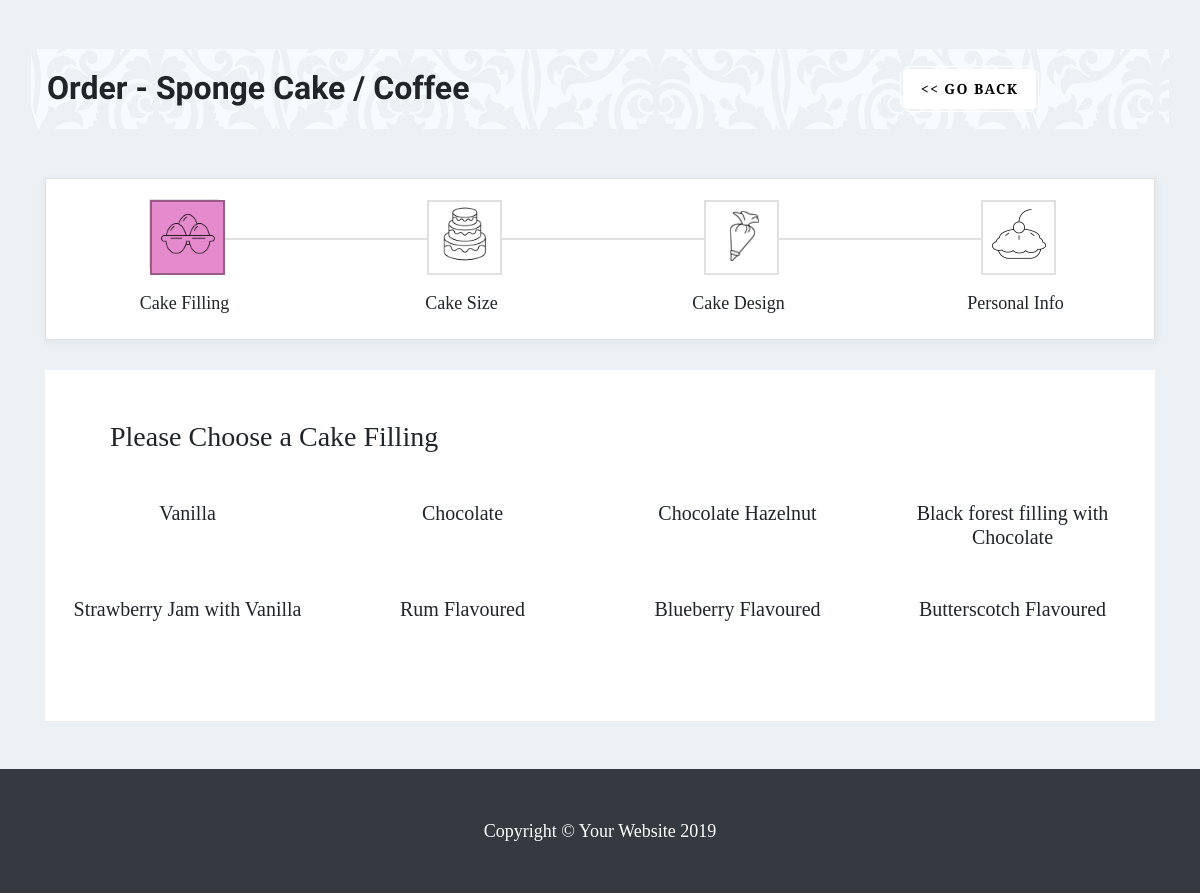
The page /order-flavour.php?flavour_id=10 on the database as committed earlier.
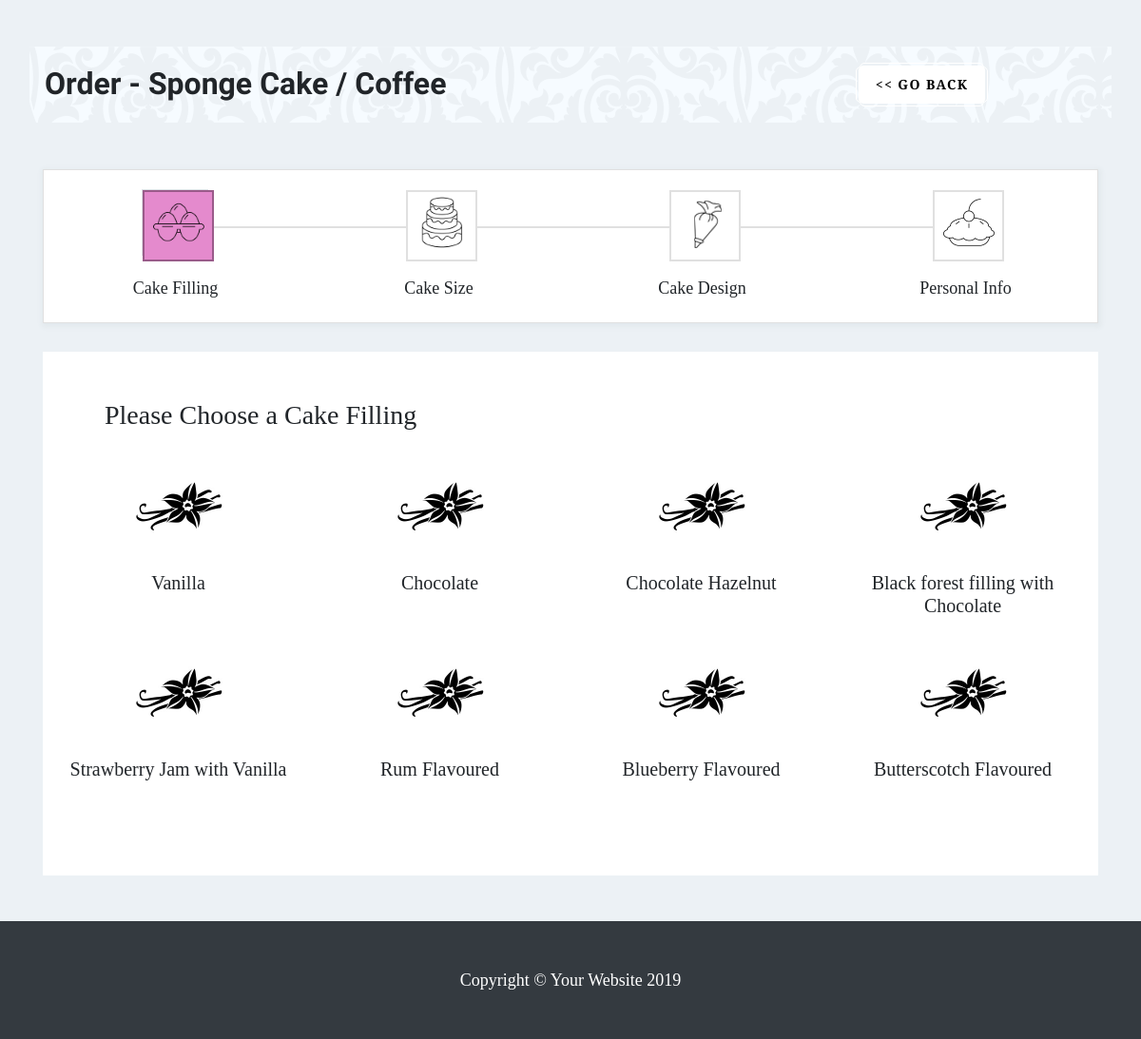
The same page on the database as committed later.
### tables this page shows
CREATE TABLE `flavours` (
  `id` int(10) UNSIGNED NOT NULL,
  `parent_id` int(10) DEFAULT NULL,
  `name` varchar(100) NOT NULL,
  `slug` varchar(100) NOT NULL,
  `image` varchar(100) NOT NULL,
  `created_at` timestamp NOT NULL DEFAULT CURRENT_TIMESTAMP ON UPDATE CURRENT_TIMESTAMP
);

CREATE TABLE `fillings` (
  `id` int(10) UNSIGNED NOT NULL,
  `name` varchar(100) NOT NULL,
  `slug` varchar(100) NOT NULL,
  `image` varchar(100) DEFAULT NULL,
  `created_at` timestamp NOT NULL DEFAULT CURRENT_TIMESTAMP ON UPDATE CURRENT_TIMESTAMP
);

### inc/class.crud.php (called while the page is built, shortened)
<?php
    include_once 'config.php';
    class Product
    {
        public function __construct()
        {
            try {
                $this->con = new Database();
                $this->con = $this->con->dbConnection();
            } catch (Exception $e) {
                die("Error:" . $e->getMessage());
            }
        }
        public function checkHasParent($id,$table){
            $sql = "SELECT parent_id FROM $table WHERE id = :id";
            $stmt = $this->con->prepare($sql);
            $stmt->execute(array(':id' => $id));
            $result = $stmt->fetch(PDO::FETCH_ASSOC);
            $parent = $result['parent_id'];
            return $parent;
        }
    }
    class Flavour
    {
        public function __construct()
        {
            try {
                $this->con = new Database();
                $this->con = $this->con->dbConnection();
            } catch (Exception $e) {
                die("Error:" . $e->getMessage());
            }
        }
        function viewFlavourInfo($flavour_id) {
            $product = new Product();
            $has_parent = $product->checkHasParent($flavour_id,'flavours');
            if($has_parent == null){
                $sql = "SELECT * FROM flavours WHERE id = :flavour_id";
            } else {
                $sql = "SELECT f1.id as childID, f1.name as ChildName, f2.id as parentID, f2.name as ParentName
                        FROM flavours f1
                        JOIN flavours f2
                        ON f1.parent_id = f2.id
                        WHERE f1.id = :flavour_id";
            }
            $stmt = $this->con->prepare($sql);
            $stmt->execute(array(':flavour_id' => $flavour_id));
            $results = $stmt->fetch(PDO::FETCH_ASSOC);
            if ($results) {
                return $results;
            }
        }
    }
    class Filling
    {
        public function __construct()
        {
            try {
                $this->con = new Database();
                $this->con = $this->con->dbConnection();
            } catch (Exception $e) {
                die("Error:" . $e->getMessage());
            }
        }
        function viewFillingByFlavour($flavour_id) {
            $sql = "SELECT fi.*
            FROM fillings AS fi
            LEFT JOIN flavour_filling AS ff
            ON fi.id = ff.filling_id
            LEFT JOIN flavours AS fl
            ON ff.flavour_id = fl.id
            WHERE fl.id = :flavour_id";
            $stmt = $this->con->prepare($sql);
            $stmt->execute(array(':flavour_id' => $flavour_id));
            $results = $stmt->fetchAll(PDO::FETCH_ASSOC);
            if ($results) {
                return $results;
            }
        }
    }

### inc/config.php (called while the page is built, shortened)
<?php
class Database
{
    private $host = "localhost";
    private $db_name = "dct";
	private $username = "root";
    private $password = "";
    public function dbConnection()
	{
	    $this->conn = null;
        try
		{
            $this->conn = new PDO("mysql:host=" . $this->host . ";dbname=" . $this->db_name, $this->username, $this->password);
			$this->conn->setAttribute(PDO::ATTR_ERRMODE, PDO::ERRMODE_EXCEPTION);
        }
		catch(PDOException $exception)
		{
            echo "Connection error: " . $exception->getMessage();
        }
        return $this->conn;
    }
}
?>

### order-flavour.php (the view, shortened to what this page needs)
<?php
	require_once 'inc/config.php';
	require_once 'inc/class.crud.php';
	$flavours = new Flavour();
	$flavour_details = $flavours->viewFlavourInfo($_GET['flavour_id']);
	extract($flavour_details);
	$product = new Product();
	$has_parent = $product->checkHasParent($_GET['flavour_id'],'flavours');
	$fillings = new Filling();
	$filling_details = $fillings->viewFillingByFlavour($_GET['flavour_id']);
?>
<!DOCTYPE html>
<html lang="en">
<head>
	<?php include('layout-header.php');?>
	<link href="vendor/datepicker/css/gijgo.min.css" rel="stylesheet" type="text/css" />
</head>
<body class="order-cake">
	<div class="container cake-designs my-5" id="order-design">
		<div class="row">
			<div class="col-lg-9">
				<?php if($has_parent == null){ ?>
					<h1>Order - <?php echo $name; ?></h1>
				<?php } else { ?>
				<h1>Order - <?php echo $ParentName . ' / '. $ChildName; ?></h1>
				<?php } ?>
			</div>
			<div class="col-lg-3">
				<a href="javascript:history.go(-1)" class="btn main-btn"><< GO BACK</a>
			</div>
		</div>
	</div>
	<div class="container my-5">
		<div class="row">
			<div class="col-lg-12 mx-auto d-block">
				<form class="form cf cake-flavours" id="order-flavour-form" method="post" action="inc/submit.php">
                    <div class="wizard">
                        <div class="wizard-inner">
                            <div class="connecting-line"></div>
                            <ul class="nav nav-tabs" role="tablist">
                                <li role="presentation" class="nav-item text-center mx-auto">
                                    <a href="#step1" data-toggle="tab" aria-controls="step1" role="tab" title="Step 1" class="nav-link active">
										<span class="round-tab">
											<img src="img/step-2b.png">
										</span>
									</a>
									<p> Cake Filling</p>
                                </li>
                                <li role="presentation" class="nav-item text-center mx-auto">
                                    <a href="#step2" data-toggle="tab" aria-controls="step2" role="tab" title="Step 2" class="nav-link disabled">
										<span class="round-tab">
											<img src="img/step-3b.png">
										</span>
									</a>
									<p> Cake Size</p>
                                </li>
                                <li role="presentation" class="nav-item text-center mx-auto">
                                    <a href="#step3" data-toggle="tab" aria-controls="step3" role="tab" title="Step 3" class="nav-link disabled">
										<span class="round-tab">
											<img src="img/step-6b.png">
										</span>
									</a>
									<p> Cake Design</p>
                                </li>
                                <li role="presentation" class="nav-item text-center mx-auto">
                                    <a href="#step4" data-toggle="tab" aria-controls="step4" role="tab" title="Step 4" class="nav-link disabled">
										<span class="round-tab">
											<img src="img/step-4b.png">
										</span>
									</a>
									<p> Personal Info</p>
                                </li>
                            </ul>
                        </div>
                        <div class="tab-content">
							<div class="tab-pane active" role="tabpanel" id="step1">
								<h3 class="text-md-left pb-4">Please Choose a Cake Filling</h3>
                                <div class="row">
									<?php foreach ($filling_details as $row) { ?>
										<div class="col-lg-3 mb-4">
											<label class="img-label mx-auto d-block">
												<img class="card-img-top img-fluid mx-auto d-block" src="img/cake-fillings/<?php echo $row['image'];?>" alt="" style="width: 100px;">
												<h5 class="pt-3 m-0 text-center"><?php echo $row['name'];?></h4>
											</label>
										</div>
									<?php } ?>
								</div>
                                <ul class="list-inline text-md-left sub-cr">
								</ul>
                            </div>
                        </div>
                    </div>
                </form>
			</div>
		</div>
	</div>
	<?php include('footer.php'); ?>
</body>
</html>

### layout-header.php (shortened to what this page needs)
<link href="vendor/bootstrap/css/bootstrap.min.css" rel="stylesheet">
<link href="css/style.css" rel="stylesheet">
<link rel="stylesheet" href="https://use.fontawesome.com/releases/v5.7.2/css/all.css">

### footer.php
<footer class="py-5 bg-dark">
	<div class="container">
		<p class="m-0 text-center text-white">Copyright &copy; Your Website 2019</p>
	</div>
</footer>

### css/style.css (style rules this page uses)
body { padding-top: 0px !important; font-family: 'EB Garamond', serif; }
h1 { font-family: 'Dancing Script', cursive; font-weight: 700; line-height: 46px; font-size: 42px; margin: 0 0 23px 0; }
p { font-family: 'EB Garamond', serif; font-size: 18px; line-height: 28px; margin: 0 0 23px 0; }
a { text-decoration: none; }
.main-btn { -webkit-backface-visibility: hidden; position: relative; border-radius: 5px; text-align: center; stroke: #fff; color: #000; font-family: 'EB Garamond', serif; font-size: 14px; font-weight: bold; text-transform: uppercase; -webkit-transition: background 250ms linear; transition: background 250ms linear; z-index: 1; display: inline-block; margin: 4px; background: #FFF; padding: .6em 1.2em; letter-spacing: .1em; }
.main-btn:before { -webkit-transition: 250ms linear; transition: 250ms linear; -webkit-backface-visibility: hidden; content: ''; position: absolute; left: 0; top: 0; z-index: 1; width: 100%; height: 100%; z-index: 1; border: 1px solid #FFF; border-radius: 5px; width: calc(100% + 8px); -webkit-transform: translate(-4px, 0); -moz-transform: translate(-4px, 0); -ms-transform: translate(-4px, 0); -o-transform: translate(-4px, 0); transform: translate(-4px, 0); }
.main-btn:after { -webkit-transition: 250ms linear; transition: 250ms linear; -webkit-backface-visibility: hidden; content: ''; position: absolute; left: 0; top: 0; z-index: 1; width: 100%; height: 100%; z-index: 1; border: 1px solid #FFF; border-radius: 5px; height: calc(100% + 8px); -webkit-transform: translate(0, -4px); -moz-transform: translate(0, -4px); -ms-transform: translate(0, -4px); -o-transform: translate(0, -4px); transform: translate(0, -4px); }
.order-cake { background: #ecf1f5; }
.cake-designs { background: #f6fbff url('../img/cake-bg-small.png'); margin-top: 45px; padding-top: 1px; padding: 1rem; border: 1px solid #ecf1f5; }
.cake-designs h1 { font-size: 2rem; margin-bottom: 0; }
.cake-flavours .img-label [type=radio] + img { cursor: pointer; }
.cake-flavours .nav-tabs { border-bottom: 0px; border-top: 0px; }
.cake-flavours .nav-tabs .nav-item.show .nav-link, .cake-flavours .nav-tabs .nav-link.active { border-color: #dee2e6; border-radius: 0; }
#order-design { padding: 1rem; }
#order-design h1 { font-size: 2rem; margin: 0; }
.wizard { margin: 0 auto; }
.wizard .nav-tabs { background: #fff; position: relative; margin: 0 auto; margin-bottom: 30px; border: 1px solid #e0e0e0; box-shadow:1px 2px 5px 2px rgba(191, 198, 206, 0.2); }
.wizard > div.wizard-inner { position: relative; }
.connecting-line { height: 2px; background: #e0e0e0; position: absolute; width: 80%; margin: 0 auto; left: 0; right: 0; top: 37%; z-index: 1; }
span.round-tab { width: 75px; height: 75px; line-height: 60px; display: inline-block; border-radius: 0px; background: #fff; border: 2px solid #e0e0e0; z-index: 2; position: absolute; left: 0; text-align: center; font-size: 25px; }
.wizard li a.active span.round-tab { background: #e48acd; border: 2px solid #9a5b8a; }
.wizard .nav-tabs > li { width: 19%; }
.wizard li a:after { content: " "; position: relative; left: 46%; top: -20px; opacity: 0; margin: 0 auto; bottom: 0px; border: 5px solid transparent; border-bottom-color: #5bc0de; transition: 0.1s ease-in-out; }
.wizard .nav-tabs > li a { width: 70px; height: 70px; margin: 20px auto; border-radius: 100%; padding: 0; position: relative; }
.wizard .tab-content { background: #fff; padding: 20px; }
.wizard .tab-pane { position: relative; padding-top: 30px; }
.wizard h3 { margin-top: 0; margin-left: 45px; }
.sub-cr { padding: 1rem 3rem; }

Rows that differ between the two databases and show on the page:
changed fillings "Vanilla": image: picture added
changed fillings "Chocolate": image: picture added
changed fillings "Chocolate Hazelnut": image: picture added
changed fillings "Black forest filling with Chocolate": image: picture added
changed fillings "Strawberry Jam with Vanilla": image: picture added
changed fillings "Rum Flavoured": image: picture added
changed fillings "Blueberry Flavoured": image: picture added
changed fillings "Butterscotch Flavoured": image: picture added
